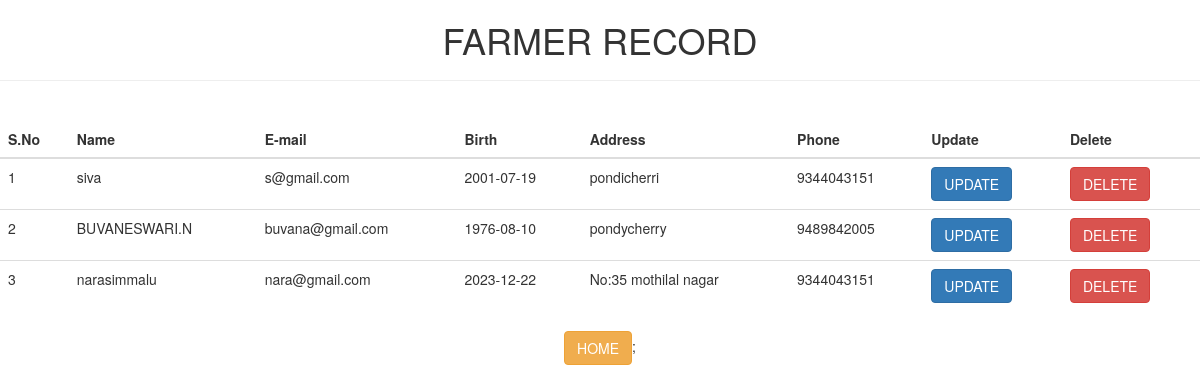
Before: /view with the older database file.
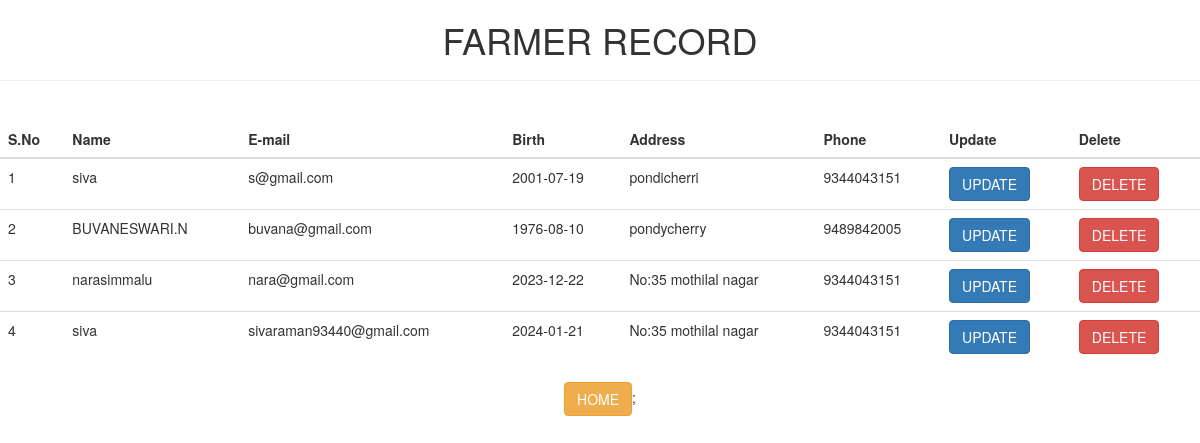
After: the same page with the newer database file.
### tables this page shows
CREATE TABLE customers (pid integer primary key,name text,
            email varchar(20),birth date,address text,phone integer);

### web.py (the view)
@app.route('/view')
def view():
    con=sqlite3.connect('data2.db')
    con.row_factory=sqlite3.Row
    cur=con.cursor()
    cur.execute("select  * from customers")
    data=cur.fetchall()
    con.close()
    return render_template('view.html',data=data)

### templates/view.html (shortened to what this page needs)
<!DOCTYPE html>
<html lang="en">
<head>
 <link rel="stylesheet" href="https://maxcdn.bootstrapcdn.com/bootstrap/3.4.1/css/bootstrap.min.css">
</head>
<body>
    <div class="main">
       <center> <h1>FARMER RECORD<hr></h1></center>
        <div align="center"class="table">
            <br>
       <table class="table table-border" >
        <thead>
            <tr>
                <th>S.No</th>
                <th>Name</th>
                <th>E-mail</th>
                <th>Birth</th>
                <th>Address</th>
                <th>Phone</th>
                <th>Update</th>
                <th>Delete</th>
            </tr>
        </thead>
       <tbody>
        {% for res in data %}
        {%set i=loop.index %}
        <tr>
            <td>{{i}}</td>
            <td>{{res["name"]}}</td>
            <td>{{res["email"]}}</td>
            <td>{{res["birth"]}}</td>
            <td>{{res["address"]}}</td>
            <td>{{res["phone"]}}</td>
            <td><a href=" {{url_for('update',id=res['pid'])}}"class="btn btn-primary">UPDATE</a></td>
            <td><a href=" {{url_for('delete',id=res['pid'])}}"class="btn btn-danger">DELETE</a></td>
        </tr>
        {% endfor %}
       </tbody>
       </table>
       <div>
        <a href="{{url_for('main1')}}"class ="btn btn-warning pull right">HOME</a>;
       </div>
    </div>
   </div>
</body>
</html>

Changed rows visible on the page:
added customers: i "4", name "siva", email "sivaraman93440@gmail.com", birth "2024-01-21", address "No:35 mothilal nagar", phone "9344043151"
